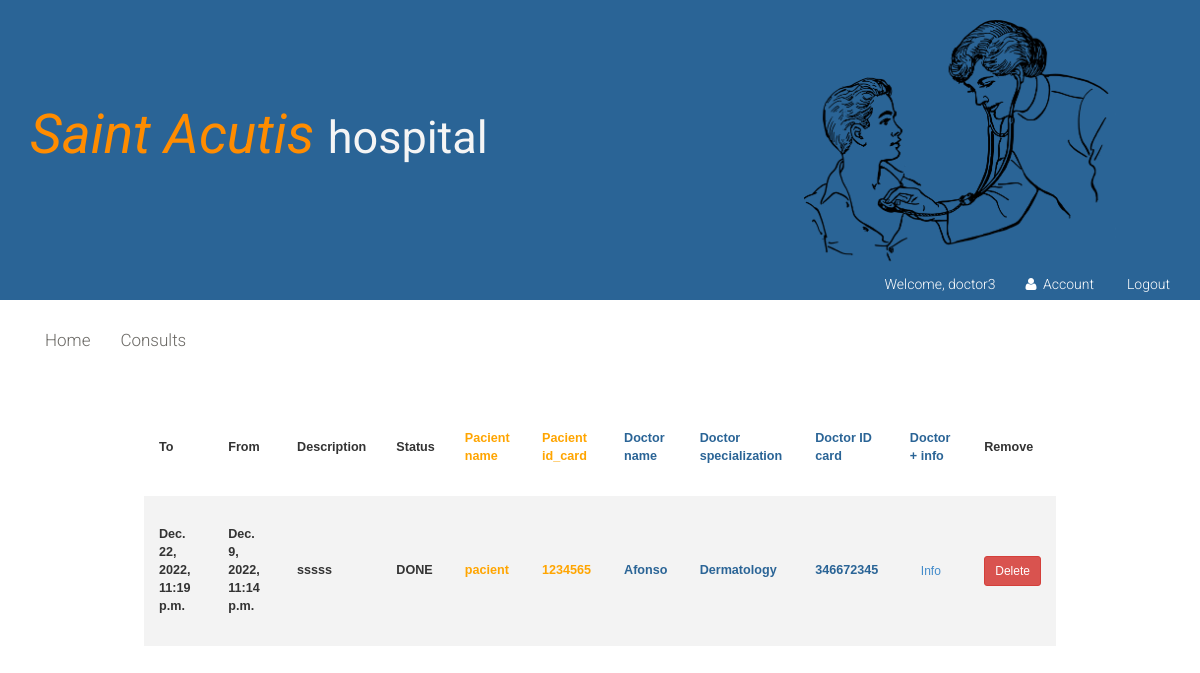
Screenshot of /consults/ (signed in) with the database file from the repository.
### SAH/models.py (models this page shows, shortened)
class Consult(models.Model):
    scheduled_date = models.DateTimeField(default=datetime.now, null=True)
    consult_date = models.DateTimeField( blank=True, null=True)
    pacient = models.ForeignKey(Pacient, on_delete=models.CASCADE)
    doctor = models.ForeignKey(Doctor, on_delete=models.CASCADE)
    status = models.CharField(choices=(('WAITING','WAITING'),('ACCEPT','ACCEPT'), ('DONE','DONE')), max_length=200)
    description = models.CharField(max_length=150)

class Pacient(models.Model):
    user = models.OneToOneField(User, on_delete=models.CASCADE)
    name = models.CharField(max_length=200)
    gender = models.CharField(max_length=150, choices=(('Female','Female'), ('Male','Male'),('Other','Other')))
    address = models.CharField(max_length=400)
    phone_number = models.IntegerField( blank=True, null=True)
    birth_date = models.DateField( blank=True, null=True)
    id_card = models.IntegerField( blank=True, null=True)

class Doctor(models.Model):
    user = models.OneToOneField(User, on_delete=models.CASCADE)
    specialization = models.ForeignKey(Specialization, on_delete=models.CASCADE)
    gender = models.CharField(max_length=150, choices=(('Female','Female'), ('Male','Male'),('Other','Other')))
    name = models.CharField(max_length=200)
    address = models.CharField(max_length=400)
    phone_number = models.IntegerField( blank=True, null=True)
    birth_date = models.DateField( blank=True, null=True)
    id_card = models.IntegerField( blank=True, null=True)

class Specialization(models.Model):
    name = models.CharField(max_length=150, choices=(('Orthopedy','Orthopedy'), ('Cardiology','Cardiology'),('Dermatology','Dermatology')))
    description = models.CharField(max_length=400)
    def __str__(self):
        return self.name

### SAH/views.py (the view)
# urls.py: path('consults/', views.consults, name='consults'),
def consults(request):
    consults = None
    user_type = None
    if request.user.is_authenticated:
        if request.user.is_superuser:
            print("HOSPITAL")
            consults = Consult.objects.all()
            user_type = 'H'
        elif Pacient.objects.filter(user_id=request.user.id).exists():
            print("Pacient")
            pacient = Pacient.objects.get(user__id= request.user.id)
            consults = Consult.objects.filter(pacient=pacient)
            user_type= 'P'
        elif Doctor.objects.filter(user_id=request.user.id).exists():
            print("DOCTOR")
            doctor = Doctor.objects.get(user__id= request.user.id)
            consults = Consult.objects.filter(doctor=doctor)
            user_type = 'D'
        return render(request, 'consults.html', {'consults': consults, 'user_type': user_type})
    return redirect('login')

### SAH/templates/consults.html (shortened to what this page needs)
{% extends "layout.html" %}
{% block content %}
	<section style="width: 100%; height:auto">
        <div   >
                <div   >
                <table class="styled-table">
                <tr>
                    <th>To</th>
                    <th>From</th>
                    <th>Description</th>
                    <th>Status</th>
                    <th style="color:orange">Pacient name</th>
                    <th style="color:orange">Pacient id_card</th>
                    <th style="color:#2a6496">Doctor name</th>
                    <th style="color:#2a6496">Doctor specialization</th>
                    <th style="color:#2a6496">Doctor ID card</th>
                    <th style="color:#2a6496">Doctor + info</th>
                    <th>Remove</th>
                </tr>
                {% for consult in consults %}
                    <tr>
                        <th>{{ consult.consult_date }}</th>
                        <th>{{ consult.scheduled_date }}</th>
                        <th>{{ consult.description }}</th>
                        <th>{{ consult.status }}</th>
                        <th style="color:orange">{{ consult.pacient.name }}</th>
                        <th style="color:orange">{{ consult.pacient.id_card }}</th>
                        <th style="color:#2a6496">{{ consult.doctor.name }}</th>
                        <th style="color:#2a6496">{{ consult.doctor.specialization }}</th>
                        <th style="color:#2a6496">{{ consult.doctor.id_card }}</th>
                        <th><a class="btn btn-sm btn-secondary" href="{% url 'doctor-info' consult.doctor.id %}">Info</a></th>
                        <th><a class="btn btn-sm btn-danger" href="{% url 'deleteConsult' consult.id %}">Delete</a></th>
                    </tr>
                {%  endfor %}
                </table>
        </div>
    </div>
	</section>
{% endblock %}

### SAH/templates/layout.html (shortened to what this page needs)
<!DOCTYPE html>
<html lang="en">
<head>
    {% load static %}
    <link href="{% static 'css/bootstrap.min.css' %}" rel="stylesheet">
    <link  href="{% static "css/font-awesome.min.css" %}"  rel="stylesheet">
    <link href="{% static "css/prettyPhoto.css" %}"  rel="stylesheet">
    <link href="{% static "css/price-range.css" %}" rel="stylesheet">
    <link href="{% static "css/animate.css" %}" rel="stylesheet">
    <link href="{% static "css/main.css" %}" rel="stylesheet">
    <link href="{% static "css/responsive.css" %}" rel="stylesheet">
</head>
<body >
	<header >
		<div style="height: 300px; background-color: #2a6496;" >
            <img src="../static/images/img-1.png" style=" background-repeat: no-repeat; position: absolute; height: 250px; width: auto; filter: brightness(10) invert(1); margin-top:20px; margin-left: 67%;" >
            <div class="container">
				<div class="row">
					<div class="col-md-8 clearfix">
						<div class="logo pull-left"  style="margin-top: 95px">
                            <a href="{% url "home" %}" > <span style="color: darkorange; font-size: 55px; font-style: italic"   >Saint Acutis </span></a><span style="color: whitesmoke; font-size: 45px;"   >hospital</span></a>
						</div>
					</div>
					<div class="col-md-12 clearfix" style="margin-top: 90px;">
						<div class="shop-menu clearfix pull-right">
							<ul style="float:right" class="nav navbar-nav" >
                                {% if user.is_authenticated %}
								    <li><a style="background-color: #2a6496; color: white"  href="" > Welcome, {{ user.get_username }}</a></li>
                                    <li><a style="background-color: #2a6496; color: white" href="{% url 'account' %}"><i class="fa fa-user"></i> Account</a></li>
                                    <li ><a style="background-color: #2a6496; color:white"  href="{% url "logout" %}">Logout </a></li>
                                {% else %}
								    <li><a style="background-color: #2a6496; color:white" href="{% url 'login' %}" ><i class="fa fa-sign-in" aria-hidden="true"></i>Login</a></li>
                                {%  endif %}
							</ul>
						</div>
					</div>
				</div>
			</div>
		</div>
            <div class="header-bottom">
                <div class="container " >
                    <div class="row">
                        <div class="col-sm-12">
                            <div class="mainmenu  col-sm-12  pull-left" >
                                <ul style="float:left" class="nav navbar-nav collapse navbar-collapse">
                                    {% if user.is_authenticated and user.is_superuser %}
                                    <li><a href="{% url "home" %}" >Home</a></li>
                                    <li><a href="{% url "consults-management" %}" >Consults Management</a></li>
                                    <li><a href="{% url "room-consult-management" %}" >Room Reservation</a></li>
                                    <li><a href="{% url "rooms-management" %}" >Room Management</a></li>
                                    <li><a href="{% url "users-management" %}" >User Management</a></li>
                                    {%  elif user.is_authenticated %}
                                    <li><a href="{% url "home" %}" >Home</a></li>
                                    <li><a href="{% url "consults" %}" >Consults</a></li>
                                    {%  else %}
                                    <li><a href="{% url "home" %}" >Home</a></li>
                                    <li><a href="{% url "consults" %}" >Consults</a></li>
                                    {%  endif %}
                                </ul>
                            </div>
                        </div>
                    </div>
                    </div>
                </div>
	</header>
            {% block content %}
            {% endblock %}
</body>
</html>

### SAH/static/css/main.css (style rules this page uses)
body { font-family: 'Roboto', sans-serif; position: relative; font-weight: 400px; }
ul li { list-style: none; }
a { -webkit-transition: 300ms; transition: 300ms; }
.shop-menu ul li { display: inline-block; padding-left: 15px; padding-right: 15px; }
.shop-menu ul li:last-child { padding-right: 0; }
.shop-menu ul li a { background: #FFFFFF; color: #696763; font-family: 'Roboto', sans-serif; font-size: 14px; font-weight: 300; padding: 0; padding-right: 0; margin-top: 10px; }
.shop-menu ul li a i { margin-right: 3px; }
.header-bottom { padding-bottom: 30px; padding-top: 30px; }
.navbar-collapse.collapse { padding-left: 0; }
.mainmenu ul li { padding-right: 15px; padding-left: 15px; }
.mainmenu ul li:first-child { padding-left: 0px; }
.mainmenu ul li a { color: #696763; font-family: 'Roboto', sans-serif; font-size: 17px; font-weight: 300; padding: 0; padding-bottom: 10px; }

### SAH/templates/consults.html (style rules this page uses)
.styled-table { border-collapse: collapse; width:76%; margin-left:12%; margin-right:12%; font-size: 0.9em; font-family: sans-serif; min-width: 400px; }
.styled-table th, .styled-table td { padding: 30px 15px; }
.styled-table tbody tr:nth-of-type(even) { background-color: #f3f3f3; }
.styled-table tbody tr:last-of-type { border-bottom: 2px #009879; }

### rows the page displays
Consult: consult_date "Dec. 22, 2022, 11:19 p.m.", scheduled_date "Dec. 9, 2022, 11:14 p.m.", description "sssss", status "DONE", pacient.name "pacient", pacient.id_card "1234565", doctor.name "Afonso", doctor.specialization "Dermatology", doctor.id_card "346672345"

### other values shown
{{ user.get_username }} "doctor3"
